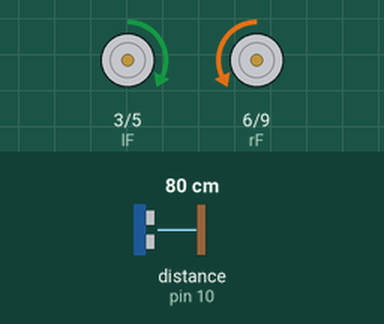
Simulated run of this sketch. Board: Arduino Uno, built with avr-gcc and run on an emulated ATmega328P. Parts: motor-driver pin pairs drawn as motors (green arrow = first pin HIGH = forward, orange = second pin HIGH = backward, longer = more drive). Wiring (inferred from the names in the program): ultrasonic range finder: trigger pin 8; echo pin 10. The test bench sets the inputs (shaded band); at power-on: distance to the obstacle (sensor on pin 10) 80 cm. The echo pulse lasts 58.3 µs per cm; random numbers use the default seed unless the sketch sets one.

Above: at 1.2 s.
1.3 s: distance to the obstacle (sensor on pin 10) set to 44 cm
2.8 s: distance to the obstacle (sensor on pin 10) set to 38 cm
At 3.4 s:
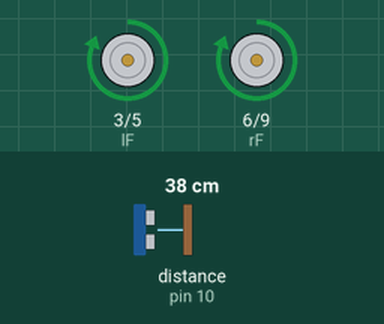
5.8 s: distance to the obstacle (sensor on pin 10) set to 60 cm
At 7.0 s:
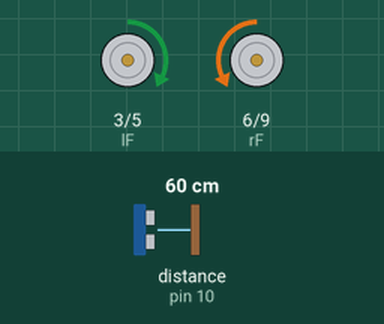
7.3 s: distance to the obstacle (sensor on pin 10) set to 2 cm
At 7.9 s:
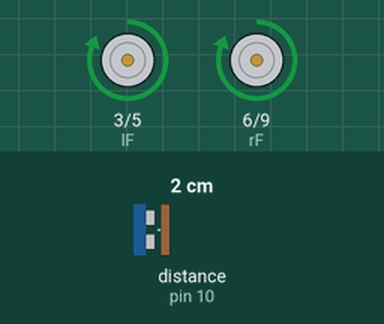
Timing chart, 0 to 10.3 s (numbered marks = the images above; inputs shaded):
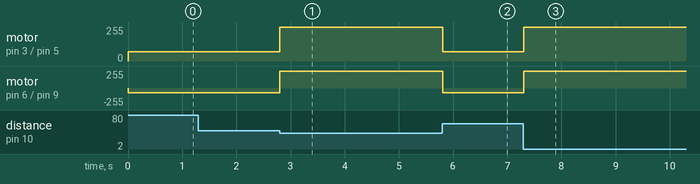

Measured:
- the behaviour switches between 41 and 40 cm on distance to the obstacle (sensor on pin 10) (found by bisection; images 0 and 1)
- after the input at 1.3 s, every drawn part: stays the same
- after the input at 2.8 s, motor on pin 3 (lF) / pin 5 (lB): forward 70/255 → forward 255/255 at once; motor on pin 6 (rF) / pin 9 (rB): backward 70/255 → forward 255/255 at once
- after the input at 5.8 s, motor on pin 3 (lF) / pin 5 (lB): forward 255/255 → forward 70/255 at once; motor on pin 6 (rF) / pin 9 (rB): forward 255/255 → backward 70/255 at once
- after the input at 7.3 s, motor on pin 3 (lF) / pin 5 (lB): forward 70/255 → forward 255/255 at once; motor on pin 6 (rF) / pin 9 (rB): backward 70/255 → forward 255/255 at once

The sketch:

robot.ino
```cpp
const int rF= 6;
const int rB = 9;
const int lB= 5;
const int lF = 3;
const int trig=8;
const int echo=10;
long dur;
long distance;
long mindist=10;
long rotmin=200;
long rotmax=1000;
int bulltime=1500;
int fast=255;
int slow=70;
void setup()
{
  pinMode(trig, OUTPUT);
  pinMode(echo, INPUT);
  pinMode(lF , OUTPUT);
  pinMode(lB , OUTPUT);
  pinMode(rF , OUTPUT);
  pinMode(rB , OUTPUT);
  analogWrite(lF, 0);
  analogWrite(lB , 0);
  analogWrite(rF , 0);
  analogWrite(rB , 0);
int min=20;
int max=140;
int timeR=random(min, max);
}
void loop()
{
if (range()<40)
{
  // Forward
  analogWrite(lF, fast);
  analogWrite(lB , 0);
  analogWrite(rF , fast);
  analogWrite(rB , 0);
  delay(bulltime);
  //rotate
}
  //forward
  analogWrite(lF, slow);
  analogWrite(lB , 0);
  analogWrite(rF , 0);
  analogWrite(rB , slow);
}
int range()
{
   //Range Finder
  digitalWrite(trig, LOW);
  delayMicroseconds(2);
  digitalWrite(trig, HIGH);
  delayMicroseconds(10);
  digitalWrite(trig, LOW);
  dur= pulseIn(echo, HIGH);
  distance=dur*0.034/2;
  return distance;
  }
```
